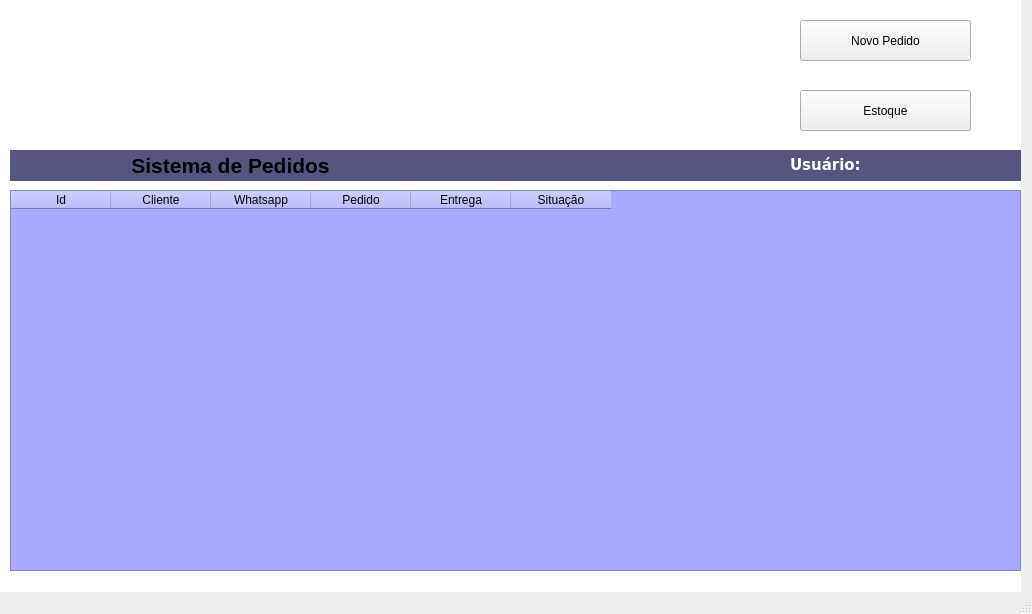
<?xml version="1.0" encoding="UTF-8"?>
<ui version="4.0">
 <class>MainWindow</class>
 <widget class="QMainWindow" name="MainWindow">
  <property name="geometry">
   <rect>
    <x>0</x>
    <y>0</y>
    <width>1032</width>
    <height>614</height>
   </rect>
  </property>
  <property name="windowTitle">
   <string>MainWindow</string>
  </property>
  <widget class="QWidget" name="centralwidget">
   <widget class="QTableWidget" name="tableWidget">
    <property name="geometry">
     <rect>
      <x>10</x>
      <y>190</y>
      <width>1011</width>
      <height>381</height>
     </rect>
    </property>
    <property name="styleSheet">
     <string notr="true">background-color: rgb(170, 170, 255);</string>
    </property>
    <column>
     <property name="text">
      <string>Id</string>
     </property>
    </column>
    <column>
     <property name="text">
      <string>Cliente</string>
     </property>
    </column>
    <column>
     <property name="text">
      <string>Whatsapp</string>
     </property>
    </column>
    <column>
     <property name="text">
      <string>Pedido</string>
     </property>
    </column>
    <column>
     <property name="text">
      <string>Entrega</string>
     </property>
    </column>
    <column>
     <property name="text">
      <string>Situação</string>
     </property>
    </column>
   </widget>
   <widget class="QLabel" name="label">
    <property name="geometry">
     <rect>
      <x>10</x>
      <y>150</y>
      <width>1011</width>
      <height>31</height>
     </rect>
    </property>
    <property name="styleSheet">
     <string notr="true">background-color: rgb(85, 85, 127);</string>
    </property>
    <property name="text">
     <string/>
    </property>
   </widget>
   <widget class="QLabel" name="label_2">
    <property name="geometry">
     <rect>
      <x>790</x>
      <y>150</y>
      <width>101</width>
      <height>31</height>
     </rect>
    </property>
    <property name="font">
     <font>
      <family>Verdana</family>
      <pointsize>12</pointsize>
      <weight>75</weight>
      <bold>true</bold>
     </font>
    </property>
    <property name="styleSheet">
     <string notr="true"/>
    </property>
    <property name="text">
     <string>&lt;html&gt;&lt;head/&gt;&lt;body&gt;&lt;p&gt;&lt;span style=&quot; font-size:11pt; font-weight:600; color:#ffffff;&quot;&gt;Usuário:&lt;/span&gt;&lt;/p&gt;&lt;/body&gt;&lt;/html&gt;</string>
    </property>
   </widget>
   <widget class="QLabel" name="label_3">
    <property name="geometry">
     <rect>
      <x>880</x>
      <y>160</y>
      <width>101</width>
      <height>16</height>
     </rect>
    </property>
    <property name="font">
     <font>
      <family>Verdana</family>
      <pointsize>10</pointsize>
      <weight>50</weight>
      <bold>false</bold>
      <underline>true</underline>
     </font>
    </property>
    <property name="styleSheet">
     <string notr="true">color: rgb(0, 255, 255);</string>
    </property>
    <property name="text">
     <string/>
    </property>
   </widget>
   <widget class="QLabel" name="label_4">
    <property name="geometry">
     <rect>
      <x>120</x>
      <y>150</y>
      <width>221</width>
      <height>31</height>
     </rect>
    </property>
    <property name="font">
     <font>
      <pointsize>16</pointsize>
      <weight>75</weight>
      <bold>true</bold>
     </font>
    </property>
    <property name="text">
     <string>&lt;html&gt;&lt;head/&gt;&lt;body&gt;&lt;p align=&quot;center&quot;&gt;Sistema de Pedidos&lt;/p&gt;&lt;/body&gt;&lt;/html&gt;</string>
    </property>
   </widget>
   <widget class="QLabel" name="label_5">
    <property name="geometry">
     <rect>
      <x>40</x>
      <y>10</y>
      <width>611</width>
      <height>131</height>
     </rect>
    </property>
    <property name="styleSheet">
     <string notr="true">image: url(:/imgs/franguigs_titulo.png);</string>
    </property>
    <property name="text">
     <string/>
    </property>
    <property name="pixmap">
     <pixmap resource="../icons/principal.qrc">:/imgs/franguigs_titulo.png</pixmap>
    </property>
    <property name="scaledContents">
     <bool>true</bool>
    </property>
   </widget>
   <widget class="QLabel" name="label_6">
    <property name="geometry">
     <rect>
      <x>-20</x>
      <y>0</y>
      <width>1041</width>
      <height>601</height>
     </rect>
    </property>
    <property name="styleSheet">
     <string notr="true">background-color: rgb(255, 255, 255);</string>
    </property>
    <property name="text">
     <string/>
    </property>
   </widget>
   <widget class="QPushButton" name="btnNovoPedido">
    <property name="geometry">
     <rect>
      <x>800</x>
      <y>20</y>
      <width>171</width>
      <height>41</height>
     </rect>
    </property>
    <property name="text">
     <string>Novo Pedido</string>
    </property>
   </widget>
   <widget class="QPushButton" name="btnEstoque">
    <property name="geometry">
     <rect>
      <x>800</x>
      <y>90</y>
      <width>171</width>
      <height>41</height>
     </rect>
    </property>
    <property name="text">
     <string>Estoque</string>
    </property>
   </widget>
   <widget class="QLabel" name="label_7">
    <property name="geometry">
     <rect>
      <x>830</x>
      <y>100</y>
      <width>21</width>
      <height>21</height>
     </rect>
    </property>
    <property name="styleSheet">
     <string notr="true">image: url(:/imgs/014-cardapio.png);</string>
    </property>
    <property name="text">
     <string/>
    </property>
   </widget>
   <widget class="QLabel" name="label_8">
    <property name="geometry">
     <rect>
      <x>830</x>
      <y>30</y>
      <width>21</width>
      <height>21</height>
     </rect>
    </property>
    <property name="styleSheet">
     <string notr="true">image: url(:/imgs/009-adicionar.png);</string>
    </property>
    <property name="text">
     <string/>
    </property>
   </widget>
   <widget class="QLabel" name="label_9">
    <property name="geometry">
     <rect>
      <x>760</x>
      <y>150</y>
      <width>31</width>
      <height>31</height>
     </rect>
    </property>
    <property name="styleSheet">
     <string notr="true">image: url(:/imgs/001-do-utilizador.png);</string>
    </property>
    <property name="text">
     <string/>
    </property>
    <property name="pixmap">
     <pixmap resource="../icons/principal.qrc">:/imgs/001-do-utilizador.png</pixmap>
    </property>
    <property name="scaledContents">
     <bool>true</bool>
    </property>
   </widget>
   <zorder>label_6</zorder>
   <zorder>tableWidget</zorder>
   <zorder>label</zorder>
   <zorder>label_2</zorder>
   <zorder>label_3</zorder>
   <zorder>label_4</zorder>
   <zorder>label_5</zorder>
   <zorder>btnNovoPedido</zorder>
   <zorder>btnEstoque</zorder>
   <zorder>label_7</zorder>
   <zorder>label_8</zorder>
   <zorder>label_9</zorder>
  </widget>
  <widget class="QMenuBar" name="menubar">
   <property name="geometry">
    <rect>
     <x>0</x>
     <y>0</y>
     <width>1032</width>
     <height>21</height>
    </rect>
   </property>
  </widget>
  <widget class="QStatusBar" name="statusbar"/>
 </widget>
 <resources>
  <include location="../icons/principal.qrc"/>
 </resources>
 <connections/>
</ui>
